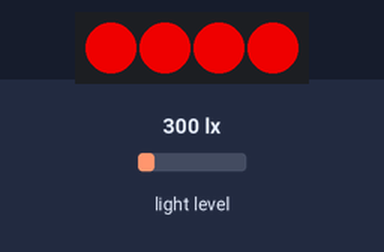
Recording of a sketch running on a simulated Arduino Uno, built with avr-gcc and run on an emulated ATmega328P. On the bench: 4 RGB LEDs in strip order, left to right. Inputs (shaded band) come from the test bench; at power-on: light level 300 lx. What the sketch prints to the serial monitor is not drawn.

Above: at 0.8 s.
1.3 s: light level set to 40 lx
4.3 s: light level set to 500 lx
7.3 s: light level set to 235 lx
Timing chart, 0 to 11.5 s (numbered marks = the images above; inputs shaded):
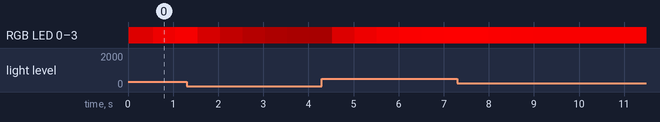

The sketch:

size_of_light_task.ino
```cpp
// --- Includes and Definitions ---
#include <Arduino_FreeRTOS.h>
#include <semphr.h>
#include <hp_BH1750.h>
#include <FastLED.h>

#define MAX_LUX 255          // Sets upper limit for Lux
#define NUM_LEDS 4           // Number of LEDs used in strip
#define INIT_BRIGHTNESS 50    // Sets initial brightness for strip

#define MOTION_PIN 2          // PIR sensor input
#define LED_PIN 9             // PWM-capable pin for LED strip

hp_BH1750 BH1750;             // Ambient Sensor
CRGB leds[NUM_LEDS];

// --- Shared Variables ---
volatile bool motionDetected = false;
volatile int targetBrightness = INIT_BRIGHTNESS;
volatile int currentBrightness = INIT_BRIGHTNESS;
volatile int isOn = 0;

// --- Task Prototypes ---
void MotionTask(void *pvParameters);
void LightSensorTask(void *pvParameters);
void LEDControlTask(void *pvParameters);

// --- Setup ---
void setup() {
  pinMode(MOTION_PIN, INPUT);
  pinMode(LED_PIN, OUTPUT);

  Serial.begin(9600);
  Serial.print("setup\n");

  // Initialize sensor, print if failed
  bool avail = BH1750.begin(BH1750_TO_GROUND);
  if (!avail) {
    Serial.println("No BH1750 sensor found!");
    while (true) {};
  }

  // Setup LED strip
  FastLED.addLeds<WS2812B, LED_PIN, GRB>(leds, NUM_LEDS);
  FastLED.setBrightness(INIT_BRIGHTNESS); // 0-255
  FastLED.clear();
  FastLED.show();

  // Create tasks
  BaseType_t result;

  result = xTaskCreate(LightSensorTask, "LightSensor", 128, NULL, 1, NULL);
  Serial.println(result == pdPASS ? "LightSensorTask created" : "LightSensorTask creation failed");
  result = xTaskCreate(LEDControlTask, "LEDControl", 128, NULL, 1, NULL);
  Serial.println(result == pdPASS ? "LEDControlTask created" : "LEDControlTask creation failed");
}
void loop() {
}

// --- Task Definitions ---

// Ambient Light Sensor Task
void LightSensorTask(void *pvParameters) {
  Serial.println("in light task");
  while (true) {
    BH1750.start();   //starts a measurement
    int lux = (int)BH1750.getLux();  //  waits until a conversion finished
    if(lux>255){lux=MAX_LUX;} //caps lux input to 3000
    targetBrightness = lux;
    vTaskDelay(pdMS_TO_TICKS(300));  // Sample every 300ms
  }
}

// LED Control Task
void LEDControlTask(void *pvParameters) {
  stripRedSolid();
  while (true) {
    currentBrightness = (currentBrightness + targetBrightness)/2;    // Set brightness to average of target and current
    FastLED.setBrightness(currentBrightness);
    FastLED.show();
    Serial.print("set brightness:");
    Serial.println(currentBrightness);

    UBaseType_t watermark = uxTaskGetStackHighWaterMark(NULL);
    Serial.print("MotionTask stack watermark: ");
    Serial.println(watermark);

    vTaskDelay(pdMS_TO_TICKS(500)); //poll every half second
  }
}

// Helper Functions
void stripRedSolid(){
  for(int i=0;i<NUM_LEDS;i++){
    leds[i] = CRGB::Red;
  }
  FastLED.show();
}
```
